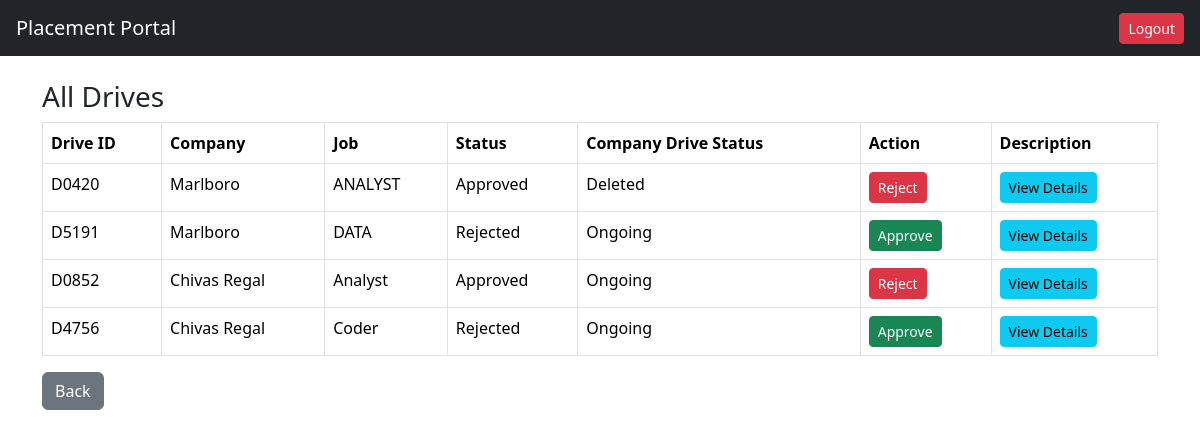
The app's page /admin/drives (signed in) with its own data.
### tables this page shows
CREATE TABLE drive(
    id INTEGER PRIMARY KEY AUTOINCREMENT,
    drive_uid TEXT UNIQUE,
    company_id INTEGER,
    job_title TEXT,
    job_description TEXT,
    eligibility TEXT,
    deadline TEXT,
    status TEXT DEFAULT 'Pending',
    is_deleted INTEGER DEFAULT 0,
    FOREIGN KEY(company_id) REFERENCES company(id)
);

CREATE TABLE company(
    id INTEGER PRIMARY KEY AUTOINCREMENT,
    company_uid TEXT,
    company_name TEXT,
    hr_contact TEXT,
    email TEXT UNIQUE,
    password TEXT,
    website TEXT,
    description TEXT,
    approval_status TEXT DEFAULT 'Pending',
    is_active INTEGER DEFAULT 1
);

### app.py (the view)
@app.route("/admin/drives")
def admin_drives():
    if session.get("role") != "admin":
        return redirect("/")
    conn = get_connection()
    drives = conn.execute("""

    SELECT
        drive.*,
        company.company_name

    FROM drive

    JOIN company
    ON company.id = drive.company_id

    ORDER BY drive.id DESC

    """).fetchall()
    conn.close()
    return render_template(
        "admin_drives.html",
        drives=drives
    )

### models.py (called while the page is built)
def get_connection():
    conn = sqlite3.connect(DATABASE)
    conn.row_factory = sqlite3.Row
    return conn

### templates/admin_drives.html
{% extends "base.html" %}
{% block content %}
<h3>All Drives</h3>
<table class="table table-bordered">
<tr>
<th>Drive ID</th>
<th>Company</th>
<th>Job</th>
<th>Status</th>
<th>Company Drive Status</th>
<th>Action</th>
<th>Description</th>
</tr>
{% for d in drives %}
<tr>
<td>{{ d.drive_uid }}</td>
<td>{{ d.company_name }}</td>
<td>{{ d.job_title }}</td>
<td>{{ d.status }}</td>
<td>
{% if d.is_deleted == 1 %}
Deleted
{% elif d.status == "Closed" %}
Closed
{% else %}
Ongoing
{% endif %}
</td>
<td>
{% if d.status == "Pending" %}
<a href="/admin/approve_drive/{{ d.id }}" class="btn btn-success btn-sm">Approve</a>
<a href="/admin/reject_drive/{{ d.id }}" class="btn btn-danger btn-sm">Reject</a>
{% elif d.status == "Approved" %}
<a href="/admin/reject_drive/{{ d.id }}" class="btn btn-danger btn-sm">Reject</a>
{% elif d.status == "Rejected" %}
<a href="/admin/approve_drive/{{ d.id }}" class="btn btn-success btn-sm">Approve</a>
{% endif %}
</td>
<td>
<a href="/admin/drive_details/{{ d.id }}" class="btn btn-info btn-sm">
View Details
</a>
</td>
</tr>
{% endfor %}
</table>
<a href="/admin" class="btn btn-secondary">Back</a>
{% endblock %}

### records on screen
drive: drive_uid "D0420", company_name "Marlboro", job_title "ANALYST", status "Approved", is_deleted "Deleted"
drive: drive_uid "D5191", company_name "Marlboro", job_title "DATA", status "Rejected", is_deleted "Ongoing"
drive: drive_uid "D0852", company_name "Chivas Regal", job_title "Analyst", status "Approved", is_deleted "Ongoing"
drive: drive_uid "D4756", company_name "Chivas Regal", job_title "Coder", status "Rejected", is_deleted "Ongoing"
